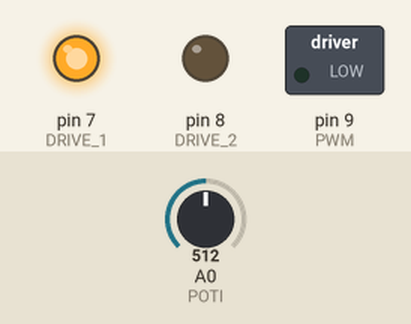
The sketch below on a simulated Arduino Uno, built with avr-gcc and run on an emulated ATmega328P. Shown: switched loads named in the sketch (green lamp = pin HIGH), output pins drawn as LEDs (lit = HIGH). The test bench sets the inputs (shaded band); at power-on: A0 (POTI) = 512.

Above: at 1.2 s.
1.3 s: A0 (POTI) set to 513
At 2.2 s:
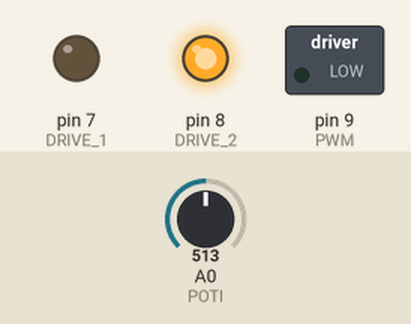
2.8 s: A0 (POTI) set to 716
At 3.3 s:
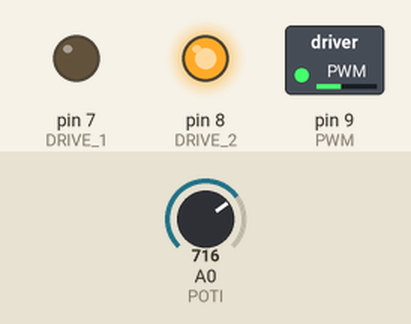
4.3 s: A0 (POTI) set to 900
At 5.5 s:
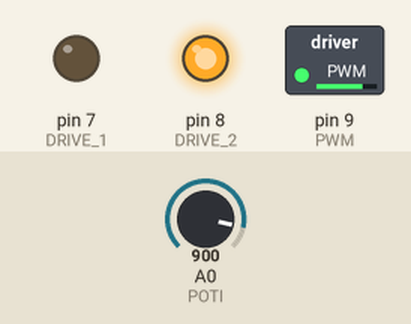
5.8 s: A0 (POTI) set to 502
At 6.8 s:
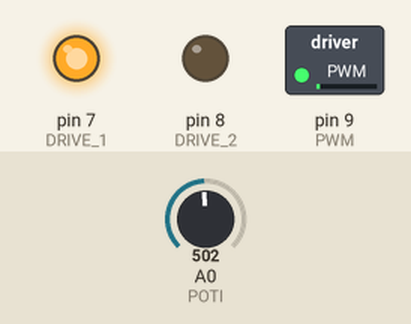
7.3 s: A0 (POTI) set to 522
At 8.0 s:
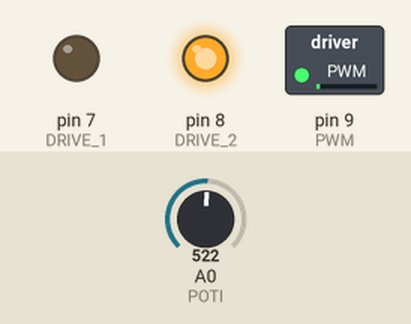
Timing chart, 0 to 9.8 s (numbered marks = the images above; inputs shaded):
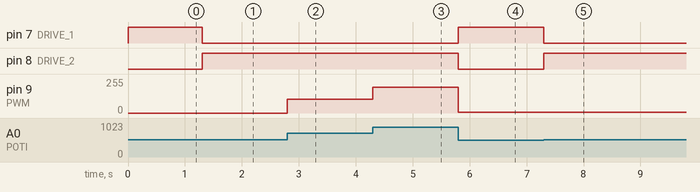

Measured:
- the behaviour switches between 512 and 513 on A0 (POTI) (found by bisection; images 0 and 1)
- after the input at 1.3 s, pin 7 (DRIVE_1): HIGH → LOW at once; pin 8 (DRIVE_2): LOW → HIGH at once
- after the input at 2.8 s, pin 9 (PWM): 0/255 → 102/255 at once
- after the input at 4.3 s, pin 9 (PWM): 102/255 → 194/255 at once
- after the input at 5.8 s, pin 7 (DRIVE_1): LOW → HIGH at once; pin 8 (DRIVE_2): HIGH → LOW at once; pin 9 (PWM): 194/255 → 5/255 at once
- after the input at 7.3 s, pin 7 (DRIVE_1): HIGH → LOW at once; pin 8 (DRIVE_2): LOW → HIGH at once

The sketch:

L293_Test_Poti.ino
```cpp
// L293 Demo mit Potentiometer

#define DRIVE_1 7
#define DRIVE_2 8
#define PWM     9
#define POTI   A0

int potiWert;
int pwmSpeed;

void setup() {
  pinMode(DRIVE_1,OUTPUT);
  pinMode(DRIVE_2,OUTPUT);
  pinMode(PWM,OUTPUT);
  pinMode(PWM,OUTPUT);
  Serial.begin(9600);
}

void loop() {
  potiWert = analogRead(POTI);  // Wert zwischen 0...1024

  if (potiWert > 512) {
     digitalWrite(DRIVE_1, LOW);   // Rechts
     digitalWrite(DRIVE_2, HIGH);
  }
  else {
     digitalWrite(DRIVE_1, HIGH);   // Links
     digitalWrite(DRIVE_2, LOW);
  }

  pwmSpeed = abs(potiWert-512)/2;   // Geschwindigkeit
  analogWrite(PWM, pwmSpeed);
}
```
